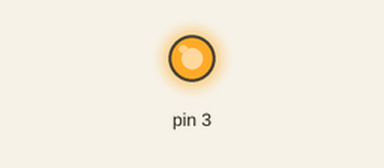
Recording of a sketch running on a simulated Arduino Uno, built with avr-gcc and run on an emulated ATmega328P. Parts: output pins drawn as LEDs (lit = HIGH).

Above: at 0.05 s.
At 1.2 s:
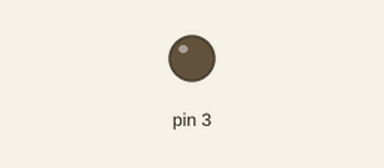
Timing chart, 0 to 3.0 s (numbered marks = the images above):
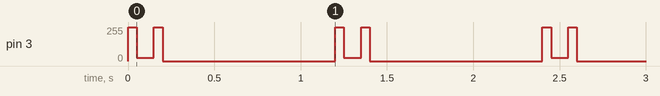

The sketch:

HapticTest.ino
```cpp
void setup() {
  // initialize digital pin LED_BUILTIN as an output.
  pinMode(3, OUTPUT);
}

void loop() {


  analogWrite(3, 255);
  delay(50);

  analogWrite(3, 25);
  delay(100);

  analogWrite(3, 255);
  delay(50);

  analogWrite(3, 0);
  delay(1000);
}
```

Measured:
- by itself, pin 3: repeats every 1.2 s: 25/255 0.10 s, 255/255 0.05 s, 0/255 1.0 s, 255/255 0.05 s
